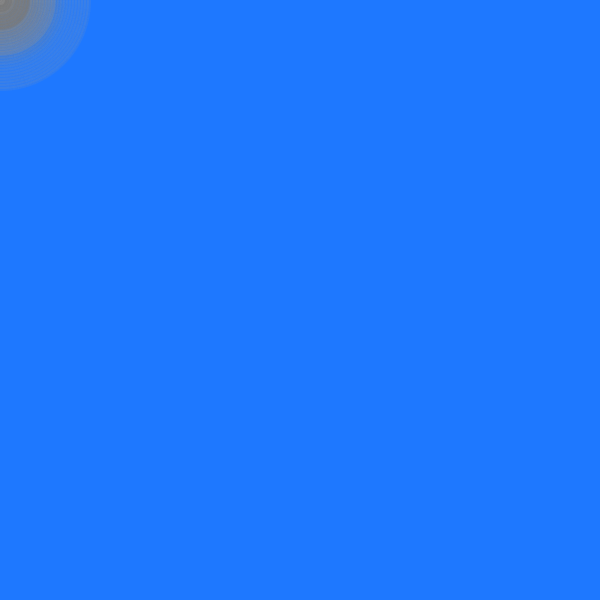
Frame 1 (no input)
Frame 60 (the mouse pressed at the canvas centre just before this capture): identical to frame 1, image omitted
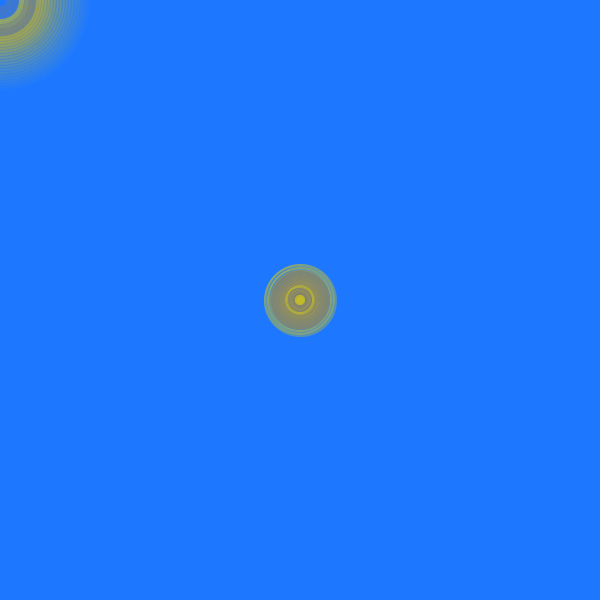
Frame 120 (the mouse held since frame 60 and released just before this capture)

The Processing sketch that drew these frames (run headless with seeded random() and noise(); from frame 60 on, the mouse is pressed at the canvas centre):

// Processing sketch: processing_147999
// ── processing_147999.pde

int counter;

int num = 150;
int[] x = new int[num];
int[] y = new int[num];
int indexPosition = 0;
 
void setup() {
  size(600, 600);
  smooth();
  noFill();
}
 
void draw() {
  background(30,120,289);
  x[indexPosition] = mouseX;
  y[indexPosition] = mouseY;
   
   
  indexPosition = (indexPosition + 1) % num;
  for (int i = 0; i<num; i++) {
     
    int pos = (indexPosition +i) % num;
    float radius = (num-i) /2.5;
    stroke(150,30);
               if (mousePressed == true) {
      stroke(200,192,34,i);
    }
    ellipse(x[pos], y[pos], radius*3, radius*3);
    ellipse(x[pos], y[pos], radius*2-10, radius*2-10);
    stroke(120,i-20);
    ellipse(x[pos], y[pos], (radius*3)-15, (radius*3)-15);
    ellipse(x[pos], y[pos], (radius*3)-25, (radius*3)-25);
    ellipse(x[pos], y[pos], (radius*3)-60, (radius*3)-60);
     
  }
}
